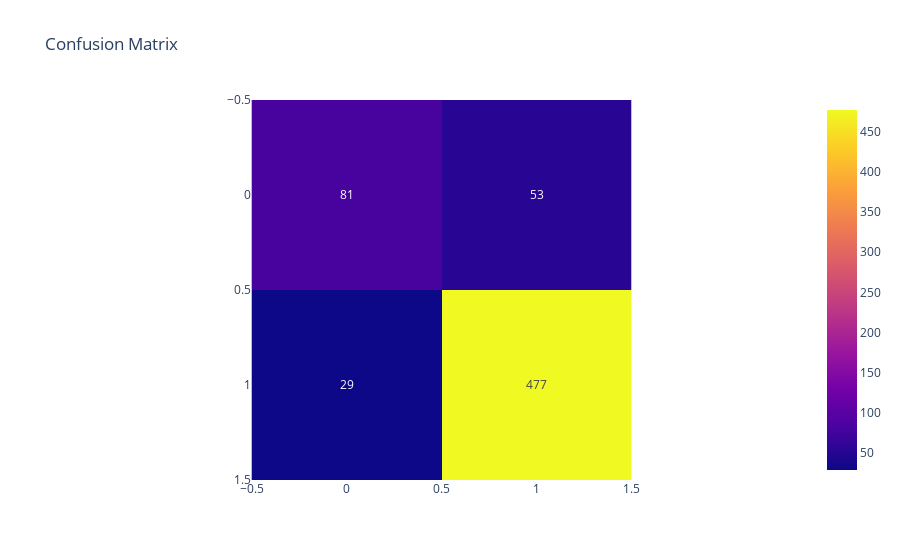

The notebook cell saved with this chart:
### Code cell
cm = confusion_matrix(y_test, y_pred)
fig = px.imshow(cm, text_auto=True, title="Confusion Matrix")
fig.show()

### Figure 1 — Plotly figure (JSON) as saved in the notebook; plotly's stock layout.template omitted (floating-point values rounded to 4 significant figures)
{"data": [{"coloraxis": "coloraxis", "hovertemplate": "x: %{x}<br>y: %{y}<br>color: %{z}<extra></extra>", "name": "0", "texttemplate": "%{z}", "type": "heatmap", "xaxis": "x", "yaxis": "y", "z": [[81, 53], [29, 477]]}], "layout": {"coloraxis": {"colorscale": [[0, "#0d0887"], [0.1111, "#46039f"], [0.2222, "#7201a8"], [0.3333, "#9c179e"], [0.4444, "#bd3786"], [0.5556, "#d8576b"], [0.6667, "#ed7953"], [0.7778, "#fb9f3a"], [0.8889, "#fdca26"], [1, "#f0f921"]]}, "title": {"text": "Confusion Matrix"}, "xaxis": {"anchor": "y", "constrain": "domain", "domain": [0, 1], "scaleanchor": "y"}, "yaxis": {"anchor": "x", "autorange": "reversed", "constrain": "domain", "domain": [0, 1]}}}
